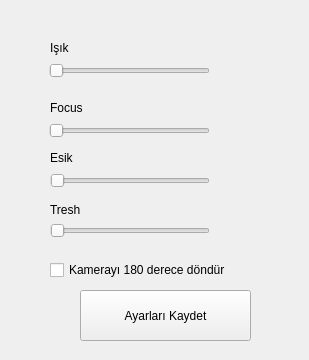
<?xml version="1.0" encoding="UTF-8"?>
<ui version="4.0">
 <class>Form</class>
 <widget class="QWidget" name="Form">
  <property name="geometry">
   <rect>
    <x>0</x>
    <y>0</y>
    <width>309</width>
    <height>360</height>
   </rect>
  </property>
  <property name="windowTitle">
   <string>Ayarlar</string>
  </property>
  <widget class="QSlider" name="sliderIsik">
   <property name="geometry">
    <rect>
     <x>49</x>
     <y>60</y>
     <width>161</width>
     <height>22</height>
    </rect>
   </property>
   <property name="minimum">
    <number>0</number>
   </property>
   <property name="maximum">
    <number>255</number>
   </property>
   <property name="orientation">
    <enum>Qt::Horizontal</enum>
   </property>
  </widget>
  <widget class="QLabel" name="lblIsik">
   <property name="geometry">
    <rect>
     <x>50</x>
     <y>40</y>
     <width>161</width>
     <height>16</height>
    </rect>
   </property>
   <property name="text">
    <string>Işık</string>
   </property>
  </widget>
  <widget class="QSlider" name="sliderEsik">
   <property name="geometry">
    <rect>
     <x>50</x>
     <y>170</y>
     <width>160</width>
     <height>22</height>
    </rect>
   </property>
   <property name="minimum">
    <number>50</number>
   </property>
   <property name="maximum">
    <number>500</number>
   </property>
   <property name="orientation">
    <enum>Qt::Horizontal</enum>
   </property>
  </widget>
  <widget class="QSlider" name="sliderFocus">
   <property name="geometry">
    <rect>
     <x>49</x>
     <y>120</y>
     <width>161</width>
     <height>22</height>
    </rect>
   </property>
   <property name="minimum">
    <number>0</number>
   </property>
   <property name="maximum">
    <number>100</number>
   </property>
   <property name="orientation">
    <enum>Qt::Horizontal</enum>
   </property>
  </widget>
  <widget class="QSlider" name="sliderTresh">
   <property name="geometry">
    <rect>
     <x>50</x>
     <y>220</y>
     <width>160</width>
     <height>22</height>
    </rect>
   </property>
   <property name="maximum">
    <number>255</number>
   </property>
   <property name="orientation">
    <enum>Qt::Horizontal</enum>
   </property>
  </widget>
  <widget class="QLabel" name="lblTresh">
   <property name="geometry">
    <rect>
     <x>50</x>
     <y>200</y>
     <width>161</width>
     <height>20</height>
    </rect>
   </property>
   <property name="text">
    <string>Tresh</string>
   </property>
  </widget>
  <widget class="QLabel" name="lblEsik">
   <property name="geometry">
    <rect>
     <x>50</x>
     <y>150</y>
     <width>151</width>
     <height>16</height>
    </rect>
   </property>
   <property name="text">
    <string>Esik</string>
   </property>
  </widget>
  <widget class="QLabel" name="lblFocus">
   <property name="geometry">
    <rect>
     <x>50</x>
     <y>100</y>
     <width>161</width>
     <height>16</height>
    </rect>
   </property>
   <property name="text">
    <string>Focus</string>
   </property>
  </widget>
  <widget class="QPushButton" name="btnAyarlariKaydet">
   <property name="geometry">
    <rect>
     <x>80</x>
     <y>290</y>
     <width>171</width>
     <height>51</height>
    </rect>
   </property>
   <property name="text">
    <string>Ayarları Kaydet</string>
   </property>
  </widget>
  <widget class="QCheckBox" name="cbKameraDondur">
   <property name="geometry">
    <rect>
     <x>50</x>
     <y>260</y>
     <width>211</width>
     <height>20</height>
    </rect>
   </property>
   <property name="text">
    <string>Kamerayı 180 derece döndür</string>
   </property>
  </widget>
 </widget>
 <resources/>
 <connections/>
</ui>
